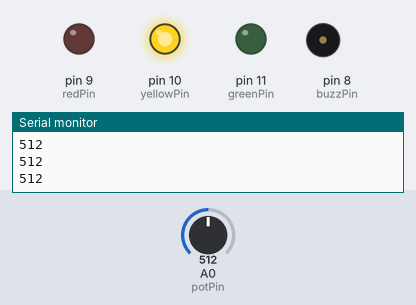
A sketch run on a simulated Arduino Uno, built with avr-gcc and run on an emulated ATmega328P. On the bench: output pins drawn as LEDs (lit = HIGH), buzzer (waves = sounding, pin HIGH), the last lines printed to the serial monitor. The test bench sets the inputs (shaded band); at power-on: A0 (potPin) = 512.

Above: at 1.2 s.
1.3 s: A0 (potPin) set to 493
At 2.2 s:
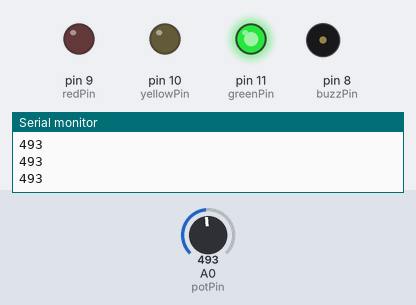
2.9 s: A0 (potPin) set to 1009
At 3.6 s:
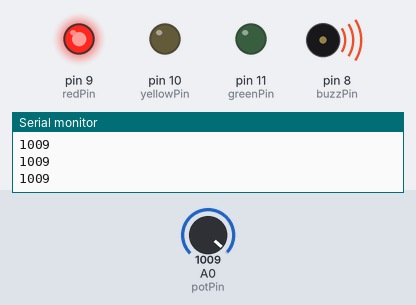
4.5 s: A0 (potPin) set to 990
At 4.9 s:
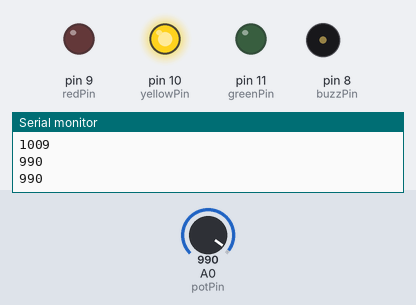
6.1 s: A0 (potPin) set to 1010
At 7.4 s:
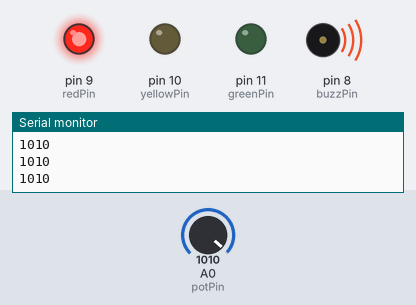
Timing chart, 0 to 8.7 s (numbered marks = the images above; inputs shaded):
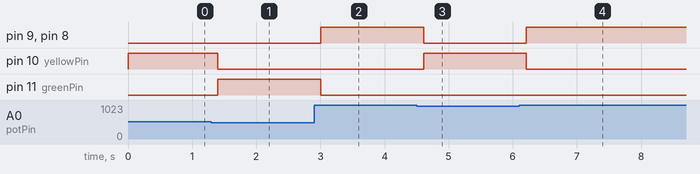

Measured:
- the behaviour switches between 500 and 499 on A0 (potPin) (found by bisection; images 0 and 1)
- the behaviour switches between 1000 and 999 on A0 (potPin) (found by bisection; images 2 and 3)
- after the input at 1.3 s, pin 10 (yellowPin): HIGH → LOW after 0.10 s; pin 11 (greenPin): LOW → HIGH after 0.10 s
- after the input at 2.9 s, pin 9 (redPin), pin 8 (buzzPin): LOW → HIGH after 0.11 s; pin 11 (greenPin): HIGH → LOW after 0.11 s
- after the input at 4.5 s, pin 9 (redPin), pin 8 (buzzPin): HIGH → LOW after 0.11 s; pin 10 (yellowPin): LOW → HIGH after 0.11 s
- after the input at 6.1 s, pin 9 (redPin), pin 8 (buzzPin): LOW → HIGH after 0.11 s; pin 10 (yellowPin): HIGH → LOW after 0.11 s

The sketch:

Zumbador-activo.ino
```cpp
int dt = 200; // Retraso de 200 ms
int potPin = A0; // Pin analógico para el potenciómetro
int buzzPin = 8; // Pin digital para el buzzer
int redPin = 9; // Pin digital para el LED rojo
int yellowPin = 10; // Pin digital para el LED amarillo
int greenPin = 11; // Pin digital para el LED verde

void setup() {
  // Iniciar comunicación serie
  Serial.begin(9600);
  // Configurar los pines como salida
  pinMode(buzzPin, OUTPUT);
  pinMode(redPin, OUTPUT);
  pinMode(yellowPin, OUTPUT);
  pinMode(greenPin, OUTPUT);
}

void loop() {
  // Leer el valor del potenciómetro (0 a 1023)
  int valorPort = analogRead(potPin);

  // Mostrar el valor en el monitor serie
  Serial.println(valorPort);

  // Comprobar el valor del potenciómetro y controlar los LEDs y el buzzer
  if (valorPort > 1000) {
    digitalWrite(buzzPin, HIGH); // Encender buzzer
    digitalWrite(redPin, HIGH); // Encender LED rojo
    digitalWrite(yellowPin, LOW); // Apagar LED amarillo
    digitalWrite(greenPin, LOW); // Apagar LED verde
  } else if (valorPort >= 500 && valorPort <= 999) {
    digitalWrite(buzzPin, LOW); // Apagar buzzer
    digitalWrite(redPin, LOW); // Apagar LED rojo
    digitalWrite(yellowPin, HIGH); // Encender LED amarillo
    digitalWrite(greenPin, LOW); // Apagar LED verde
  } else if (valorPort < 500) {
    digitalWrite(buzzPin, LOW); // Apagar buzzer
    digitalWrite(redPin, LOW); // Apagar LED rojo
    digitalWrite(yellowPin, LOW); // Apagar LED amarillo
    digitalWrite(greenPin, HIGH); // Encender LED verde
  }

  // Retraso para no saturar el monitor serie
  delay(dt);
}
```
